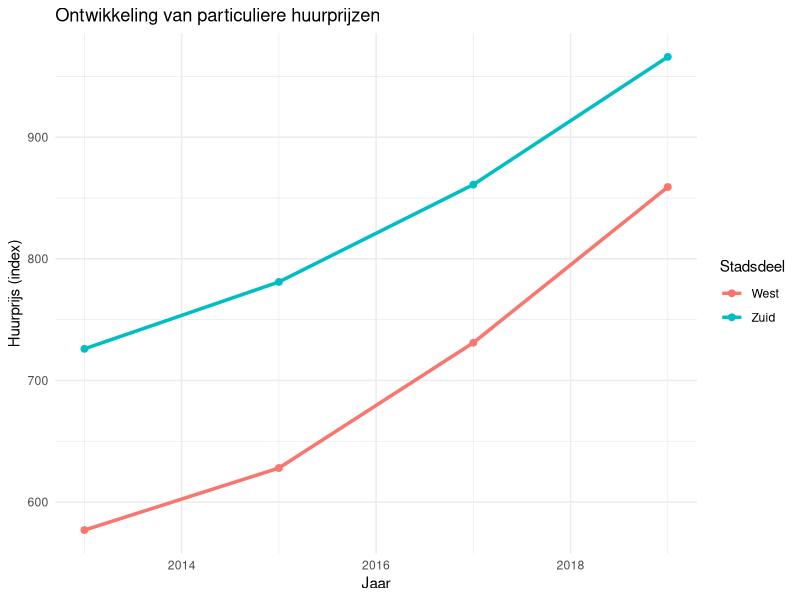

The R source for this figure: (Note: this script raises an error after producing the figure.)
#write.csv(Kerncijfers_wijken_en_buurten_2019_05062025_112613, "data/Kerncijfers_wijken_en_buurten_2019.csv")

# 1. Laad de dataset
huur <- read.csv("data/huurprijzen.csv", skip = 1, header = FALSE)

# 2. Verwijder overbodige rijen (zoals NA-rijen en voetnoten)
huur <- huur[huur$V2 %in% c("E West", "K Zuid"), ]

# 3. Hernoem kolommen voor duidelijkheid (je kunt dit aanpassen indien nodig)
colnames(huur) <- c("Index", "stadsdeel", "2013_p", "2015_p", "2017_p", "2019_p", 
                    "2013_c", "2015_c", "2017_c", "2019_c")

# 4. Selecteer alleen particuliere huurprijzen (kolommen eindigend op "_p")
huur_particulier <- huur[, c("stadsdeel", "2013_p", "2015_p", "2017_p", "2019_p")]

library(dplyr)

huur_particulier <- huur_particulier %>%
  mutate(stadsdeel = recode(stadsdeel, "E West" = "West", "K Zuid" = "Zuid"))

colnames(huur_particulier) <- sub("_p", "", colnames(huur_particulier)) 

# 5. Print resultaat
print(huur_particulier)


library(dplyr)
library(tidyr)
library(ggplot2)

# 1. Laad de dataset
huur <- read.csv("data/huurprijzen.csv", skip = 1, header = FALSE)

# 2. Filter op relevante stadsdelen
huur <- huur[huur$V2 %in% c("E West", "K Zuid"), ]

# 3. Hernoem kolommen
colnames(huur) <- c("Index", "stadsdeel", "2013_p", "2015_p", "2017_p", "2019_p", 
                    "2013_c", "2015_c", "2017_c", "2019_c")

# 4. Selecteer particuliere huurprijzen
huur_particulier <- huur[, c("stadsdeel", "2013_p", "2015_p", "2017_p", "2019_p")]

# 5. Hernoem stadsdelen
huur_particulier <- huur_particulier %>%
  mutate(stadsdeel = recode(stadsdeel, "E West" = "West", "K Zuid" = "Zuid"))

# 6. Hernoem kolommen om '_p' te verwijderen
colnames(huur_particulier) <- sub("_p", "", colnames(huur_particulier))

# Zet alle kolommen behalve 'stadsdeel' om naar numeric
huur_particulier[, -1] <- lapply(huur_particulier[, -1], as.numeric)

# 7. Zet data in lange vorm
huur_long <- pivot_longer(huur_particulier, 
                          cols = -stadsdeel, 
                          names_to = "jaar", 
                          values_to = "huurprijs")

# 8. Zet jaar om naar numeriek (voor x-as)
huur_long$jaar <- as.numeric(huur_long$jaar)

# 9. Maak de line plot
ggplot(huur_long, aes(x = jaar, y = huurprijs, color = stadsdeel)) +
  geom_line(linewidth = 1.2) +
  geom_point(size = 2) +
  labs(title = "Ontwikkeling van particuliere huurprijzen",
       x = "Jaar",
       y = "Huurprijs (index)",
       color = "Stadsdeel") +
  theme_minimal()

write_csv(huur_long, "data/huurprijzen_per_stadsdeel.csv")